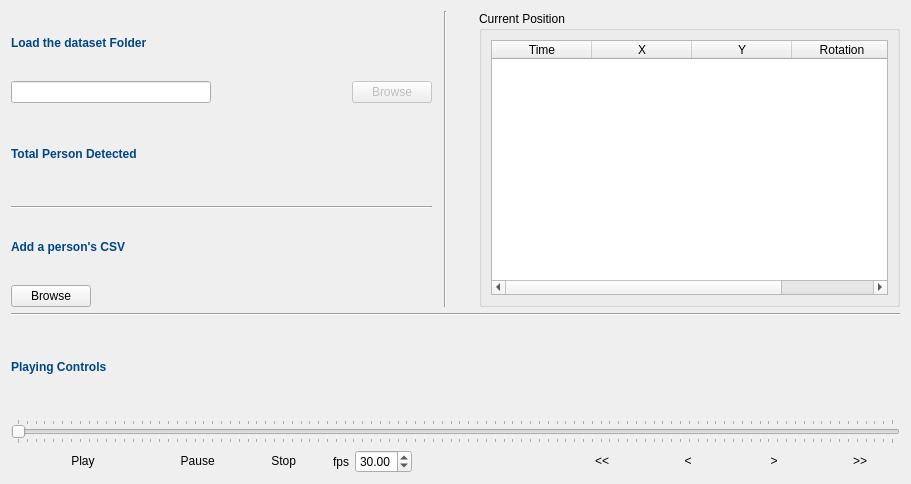
<?xml version="1.0" encoding="UTF-8"?>
<ui version="4.0">
 <class>guiDlg</class>
 <widget class="QWidget" name="guiDlg">
  <property name="geometry">
   <rect>
    <x>0</x>
    <y>0</y>
    <width>911</width>
    <height>484</height>
   </rect>
  </property>
  <property name="windowTitle">
   <string>HumanSceneSim</string>
  </property>
  <layout class="QGridLayout" name="gridLayout_2">
   <item row="3" column="0">
    <layout class="QGridLayout" name="gridLayout">
     <item row="0" column="0" colspan="2">
      <widget class="QLabel" name="label_3">
       <property name="text">
        <string>&lt;html&gt;&lt;head/&gt;&lt;body&gt;&lt;p&gt;&lt;span style=&quot; font-weight:600; color:#004586;&quot;&gt;Add a person's CSV&lt;/span&gt;&lt;/p&gt;&lt;/body&gt;&lt;/html&gt;</string>
       </property>
      </widget>
     </item>
     <item row="1" column="0">
      <widget class="QPushButton" name="browseButton_2">
       <property name="text">
        <string>Browse</string>
       </property>
      </widget>
     </item>
     <item row="1" column="1">
      <spacer name="horizontalSpacer_6">
       <property name="orientation">
        <enum>Qt::Horizontal</enum>
       </property>
       <property name="sizeHint" stdset="0">
        <size>
         <width>40</width>
         <height>20</height>
        </size>
       </property>
      </spacer>
     </item>
    </layout>
   </item>
   <item row="4" column="0" colspan="5">
    <widget class="Line" name="line_3">
     <property name="orientation">
      <enum>Qt::Horizontal</enum>
     </property>
    </widget>
   </item>
   <item row="5" column="0">
    <widget class="QLabel" name="label_13">
     <property name="text">
      <string>&lt;html&gt;&lt;head/&gt;&lt;body&gt;&lt;p&gt;&lt;span style=&quot; font-weight:600; color:#004586;&quot;&gt;Playing Controls&lt;/span&gt;&lt;/p&gt;&lt;/body&gt;&lt;/html&gt;</string>
     </property>
    </widget>
   </item>
   <item row="6" column="0" colspan="5">
    <layout class="QVBoxLayout" name="verticalLayout_4">
     <item>
      <widget class="QSlider" name="horizontalSlider">
       <property name="tracking">
        <bool>true</bool>
       </property>
       <property name="orientation">
        <enum>Qt::Horizontal</enum>
       </property>
       <property name="invertedAppearance">
        <bool>false</bool>
       </property>
       <property name="invertedControls">
        <bool>false</bool>
       </property>
       <property name="tickPosition">
        <enum>QSlider::TicksBothSides</enum>
       </property>
      </widget>
     </item>
     <item>
      <layout class="QHBoxLayout" name="horizontalLayout_5">
       <item>
        <widget class="QPushButton" name="play_button">
         <property name="sizePolicy">
          <sizepolicy hsizetype="MinimumExpanding" vsizetype="Fixed">
           <horstretch>0</horstretch>
           <verstretch>0</verstretch>
          </sizepolicy>
         </property>
         <property name="text">
          <string>Play</string>
         </property>
         <property name="flat">
          <bool>true</bool>
         </property>
        </widget>
       </item>
       <item>
        <widget class="QPushButton" name="pause_button">
         <property name="text">
          <string>Pause  </string>
         </property>
         <property name="flat">
          <bool>true</bool>
         </property>
        </widget>
       </item>
       <item>
        <widget class="QPushButton" name="stop_button">
         <property name="text">
          <string>Stop  </string>
         </property>
         <property name="flat">
          <bool>true</bool>
         </property>
        </widget>
       </item>
       <item>
        <widget class="QLabel" name="label_8">
         <property name="text">
          <string>fps</string>
         </property>
        </widget>
       </item>
       <item>
        <widget class="QDoubleSpinBox" name="fps_SB">
         <property name="value">
          <double>30.000000000000000</double>
         </property>
        </widget>
       </item>
       <item>
        <spacer name="horizontalSpacer_7">
         <property name="orientation">
          <enum>Qt::Horizontal</enum>
         </property>
         <property name="sizeHint" stdset="0">
          <size>
           <width>112</width>
           <height>20</height>
          </size>
         </property>
        </spacer>
       </item>
       <item>
        <widget class="QPushButton" name="first_button">
         <property name="text">
          <string>&lt;&lt;</string>
         </property>
         <property name="flat">
          <bool>true</bool>
         </property>
        </widget>
       </item>
       <item>
        <widget class="QPushButton" name="prev_button">
         <property name="text">
          <string>&lt;</string>
         </property>
         <property name="flat">
          <bool>true</bool>
         </property>
        </widget>
       </item>
       <item>
        <widget class="QPushButton" name="next_button">
         <property name="text">
          <string>&gt;</string>
         </property>
         <property name="flat">
          <bool>true</bool>
         </property>
        </widget>
       </item>
       <item>
        <widget class="QPushButton" name="last_button">
         <property name="text">
          <string>&gt;&gt;</string>
         </property>
         <property name="flat">
          <bool>true</bool>
         </property>
        </widget>
       </item>
      </layout>
     </item>
    </layout>
   </item>
   <item row="0" column="4" rowspan="4">
    <widget class="QGroupBox" name="groupBox">
     <property name="sizePolicy">
      <sizepolicy hsizetype="Expanding" vsizetype="Preferred">
       <horstretch>0</horstretch>
       <verstretch>0</verstretch>
      </sizepolicy>
     </property>
     <property name="title">
      <string>Current Position</string>
     </property>
     <layout class="QHBoxLayout" name="horizontalLayout">
      <item>
       <widget class="QTableWidget" name="tableWidget">
        <property name="rowCount">
         <number>0</number>
        </property>
        <property name="columnCount">
         <number>4</number>
        </property>
        <column>
         <property name="text">
          <string>Time</string>
         </property>
        </column>
        <column>
         <property name="text">
          <string>X</string>
         </property>
        </column>
        <column>
         <property name="text">
          <string>Y</string>
         </property>
        </column>
        <column>
         <property name="text">
          <string>Rotation</string>
         </property>
        </column>
       </widget>
      </item>
     </layout>
    </widget>
   </item>
   <item row="1" column="0">
    <layout class="QHBoxLayout" name="horizontalLayout_3">
     <item>
      <widget class="QLabel" name="label_2">
       <property name="text">
        <string>&lt;html&gt;&lt;head/&gt;&lt;body&gt;&lt;p&gt;&lt;span style=&quot; font-weight:600; color:#004586;&quot;&gt;Total Person Detected&lt;/span&gt;&lt;/p&gt;&lt;/body&gt;&lt;/html&gt;</string>
       </property>
      </widget>
     </item>
     <item>
      <widget class="QLabel" name="personCount">
       <property name="text">
        <string>&lt;html&gt;&lt;head/&gt;&lt;body&gt;&lt;p&gt;&lt;br/&gt;&lt;/p&gt;&lt;/body&gt;&lt;/html&gt;</string>
       </property>
      </widget>
     </item>
    </layout>
   </item>
   <item row="2" column="0">
    <widget class="Line" name="line">
     <property name="orientation">
      <enum>Qt::Horizontal</enum>
     </property>
    </widget>
   </item>
   <item row="0" column="0">
    <layout class="QVBoxLayout" name="verticalLayout_2">
     <item>
      <widget class="QLabel" name="label">
       <property name="text">
        <string>&lt;html&gt;&lt;head/&gt;&lt;body&gt;&lt;p&gt;&lt;span style=&quot; font-weight:600; color:#004586;&quot;&gt;Load the dataset Folder&lt;/span&gt;&lt;/p&gt;&lt;/body&gt;&lt;/html&gt;</string>
       </property>
      </widget>
     </item>
     <item>
      <layout class="QHBoxLayout" name="horizontalLayout_2">
       <item alignment="Qt::AlignHCenter">
        <widget class="QLineEdit" name="folderLoc">
         <property name="sizePolicy">
          <sizepolicy hsizetype="Expanding" vsizetype="Fixed">
           <horstretch>0</horstretch>
           <verstretch>0</verstretch>
          </sizepolicy>
         </property>
         <property name="minimumSize">
          <size>
           <width>200</width>
           <height>0</height>
          </size>
         </property>
        </widget>
       </item>
       <item>
        <spacer name="horizontalSpacer_5">
         <property name="orientation">
          <enum>Qt::Horizontal</enum>
         </property>
         <property name="sizeType">
          <enum>QSizePolicy::Expanding</enum>
         </property>
         <property name="sizeHint" stdset="0">
          <size>
           <width>40</width>
           <height>20</height>
          </size>
         </property>
        </spacer>
       </item>
       <item>
        <widget class="QPushButton" name="browseButton">
         <property name="enabled">
          <bool>false</bool>
         </property>
         <property name="sizePolicy">
          <sizepolicy hsizetype="Fixed" vsizetype="Fixed">
           <horstretch>0</horstretch>
           <verstretch>0</verstretch>
          </sizepolicy>
         </property>
         <property name="text">
          <string>Browse</string>
         </property>
        </widget>
       </item>
      </layout>
     </item>
    </layout>
   </item>
   <item row="0" column="2" rowspan="4">
    <widget class="Line" name="line_2">
     <property name="orientation">
      <enum>Qt::Vertical</enum>
     </property>
    </widget>
   </item>
   <item row="0" column="3">
    <spacer name="horizontalSpacer">
     <property name="orientation">
      <enum>Qt::Horizontal</enum>
     </property>
     <property name="sizeType">
      <enum>QSizePolicy::Fixed</enum>
     </property>
     <property name="sizeHint" stdset="0">
      <size>
       <width>20</width>
       <height>20</height>
      </size>
     </property>
    </spacer>
   </item>
  </layout>
 </widget>
 <resources/>
 <connections/>
</ui>
